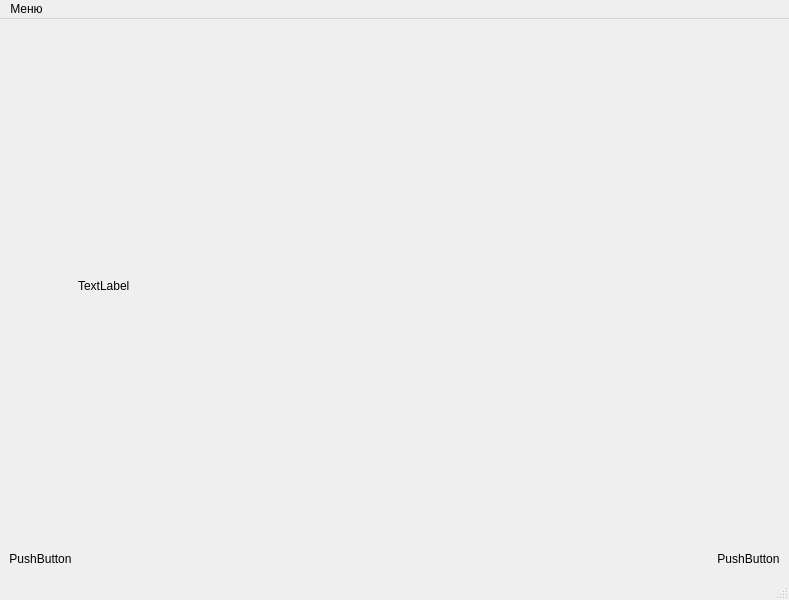
<?xml version="1.0" encoding="UTF-8"?>
<ui version="4.0">
 <class>MainWindow</class>
 <widget class="QMainWindow" name="MainWindow">
  <property name="geometry">
   <rect>
    <x>0</x>
    <y>0</y>
    <width>789</width>
    <height>600</height>
   </rect>
  </property>
  <property name="windowTitle">
   <string>MainWindow</string>
  </property>
  <widget class="QWidget" name="centralwidget">
   <layout class="QGridLayout" name="gridLayout">
    <item row="1" column="2">
     <widget class="QPushButton" name="btn_right">
      <property name="enabled">
       <bool>true</bool>
      </property>
      <property name="styleSheet">
       <string notr="true">border:none</string>
      </property>
      <property name="text">
       <string>PushButton</string>
      </property>
      <property name="icon">
       <iconset>
        <normaloff>:/chevrons/images/chevron_r.png</normaloff>:/chevrons/images/chevron_r.png</iconset>
      </property>
      <property name="iconSize">
       <size>
        <width>32</width>
        <height>32</height>
       </size>
      </property>
     </widget>
    </item>
    <item row="1" column="0">
     <widget class="QPushButton" name="btn_left">
      <property name="enabled">
       <bool>true</bool>
      </property>
      <property name="styleSheet">
       <string notr="true">border:none</string>
      </property>
      <property name="text">
       <string>PushButton</string>
      </property>
      <property name="icon">
       <iconset>
        <normaloff>:/chevrons/images/chevron_l.png</normaloff>:/chevrons/images/chevron_l.png</iconset>
      </property>
      <property name="iconSize">
       <size>
        <width>32</width>
        <height>32</height>
       </size>
      </property>
     </widget>
    </item>
    <item row="1" column="1">
     <spacer name="horizontalSpacer">
      <property name="orientation">
       <enum>Qt::Horizontal</enum>
      </property>
      <property name="sizeHint" stdset="0">
       <size>
        <width>560</width>
        <height>20</height>
       </size>
      </property>
     </spacer>
    </item>
    <item row="0" column="0">
     <spacer name="verticalSpacer">
      <property name="orientation">
       <enum>Qt::Vertical</enum>
      </property>
      <property name="sizeHint" stdset="0">
       <size>
        <width>20</width>
        <height>40</height>
       </size>
      </property>
     </spacer>
    </item>
    <item row="0" column="2">
     <spacer name="verticalSpacer_2">
      <property name="orientation">
       <enum>Qt::Vertical</enum>
      </property>
      <property name="sizeHint" stdset="0">
       <size>
        <width>20</width>
        <height>40</height>
       </size>
      </property>
     </spacer>
    </item>
    <item row="0" column="1">
     <widget class="QLabel" name="lbl_new_">
      <property name="text">
       <string>TextLabel</string>
      </property>
     </widget>
    </item>
   </layout>
  </widget>
  <widget class="QStatusBar" name="statusbar"/>
  <widget class="QMenuBar" name="menuBar">
   <property name="geometry">
    <rect>
     <x>0</x>
     <y>0</y>
     <width>789</width>
     <height>22</height>
    </rect>
   </property>
   <widget class="QMenu" name="menu">
    <property name="title">
     <string>Меню</string>
    </property>
    <widget class="QMenu" name="menuAdditional">
     <property name="title">
      <string>Период переключения</string>
     </property>
     <addaction name="action_0sec"/>
     <addaction name="action_1sec"/>
     <addaction name="action_5sec"/>
     <addaction name="action_10sec"/>
    </widget>
    <addaction name="action_up_windows"/>
    <addaction name="action_use_resources"/>
    <addaction name="action_choose_dir"/>
    <addaction name="menuAdditional"/>
    <addaction name="separator"/>
    <addaction name="action_close"/>
   </widget>
   <addaction name="menu"/>
  </widget>
  <action name="action_up_windows">
   <property name="checkable">
    <bool>true</bool>
   </property>
   <property name="checked">
    <bool>false</bool>
   </property>
   <property name="text">
    <string>Поверх всех окон</string>
   </property>
  </action>
  <action name="action_use_resources">
   <property name="text">
    <string>Фото из файла ресурса</string>
   </property>
  </action>
  <action name="action_choose_dir">
   <property name="text">
    <string>Фото из выбранной папки</string>
   </property>
  </action>
  <action name="action_0sec">
   <property name="checkable">
    <bool>true</bool>
   </property>
   <property name="checked">
    <bool>false</bool>
   </property>
   <property name="text">
    <string>Отключить</string>
   </property>
  </action>
  <action name="action_1sec">
   <property name="checkable">
    <bool>true</bool>
   </property>
   <property name="checked">
    <bool>false</bool>
   </property>
   <property name="text">
    <string>1 секунда</string>
   </property>
  </action>
  <action name="action_5sec">
   <property name="checkable">
    <bool>true</bool>
   </property>
   <property name="checked">
    <bool>false</bool>
   </property>
   <property name="text">
    <string>5 секунд</string>
   </property>
  </action>
  <action name="action_10sec">
   <property name="checkable">
    <bool>true</bool>
   </property>
   <property name="checked">
    <bool>false</bool>
   </property>
   <property name="text">
    <string>10 секунд</string>
   </property>
  </action>
  <action name="action_close">
   <property name="text">
    <string>Закрыть программу</string>
   </property>
  </action>
 </widget>
 <resources/>
 <connections/>
</ui>
